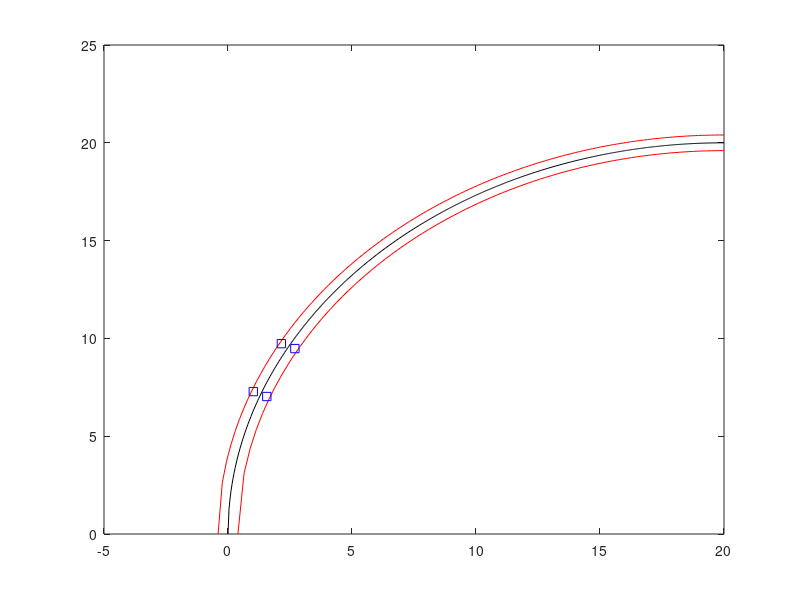

Source code (MATLAB):
% Clear workspace variables, console and existing inputs
clc, clear all, clear vars


% Track characteristics variables

% Minimum track curvature radius
radius = 20
% Loading gauge width
load_gauge = 0.8

% Locomotive dimensions variables

% Locomotive length
loco_length = 2.7
% Locomotive width
loco_width = 0.6
% Distance between bogies (pivot)
bogie_dist = 1.6


% Calculate track
x_track = linspace(0, radius, 500);
x_outer = linspace(-load_gauge/2, radius, 120);
x_inner = linspace(load_gauge/2, radius, 80);

y_track = sqrt(radius^2 - (x_track-radius).^2);
y_outer = sqrt((radius+(load_gauge/2))^2 - (x_outer-radius).^2);
y_inner = sqrt((radius-(load_gauge/2))^2 - (x_inner-radius).^2);


% Calculate locomotive position

alpha = acos(-(bogie_dist^2/(2*radius^2)) + 1)
pivot_back = [0, 0];
pivot_front = [radius - radius*cos(alpha), radius*sin(alpha)];
% Locomotive "roll" - angle relative to track tagent
theta = atan(pivot_front(2)/pivot_front(1))

% Calculate rotation matrix (it differs from literature rotation matrices)
rotation_mat = [cos(theta), -sin(theta); sin(theta), cos(theta)];

% Locomotive position matrix (each corner corresponds to a column)
% Locomotive corners are mentioned counter-clockwise with the first one
% being the bottom left corner (locomotive end)
locomotive_pos = [-(loco_length-bogie_dist)/2, -(loco_length-bogie_dist)/2, bogie_dist+(loco_length-bogie_dist)/2, bogie_dist+(loco_length-bogie_dist)/2;
                  -loco_width/2, loco_width/2, loco_width/2, -loco_width/2];

% Rotate local coordinates to global coordinates
locomotive_pos = rotation_mat*locomotive_pos;

% Plot track loading gauge position and locomotive ocupation

% Giving the locomotive an "advance" to better visualize results
gamma = pi/8;
advance = [radius*(1-cos(gamma)); radius*sin(gamma)];
rotation_adv = [cos(gamma), sin(gamma); -sin(gamma), cos(gamma)];

locomotive_pos = rotation_adv*locomotive_pos;

locomotive_pos(1, :) = locomotive_pos(1, :) + advance(1);
locomotive_pos(2, :) = locomotive_pos(2, :) + advance(2);


% Track
plot(x_track, y_track, 'black')
hold on
plot(x_outer, y_outer, 'red')
hold on
plot(x_inner, y_inner, 'red')
hold on

% Locomotive corners
plot(locomotive_pos(1,1), locomotive_pos(2,1), 'bs')
hold on
plot(locomotive_pos(1,2), locomotive_pos(2,2), 'bs')
hold on
plot(locomotive_pos(1,3), locomotive_pos(2,3), 'bs')
hold on
plot(locomotive_pos(1,4), locomotive_pos(2,4), 'bs')
hold on
